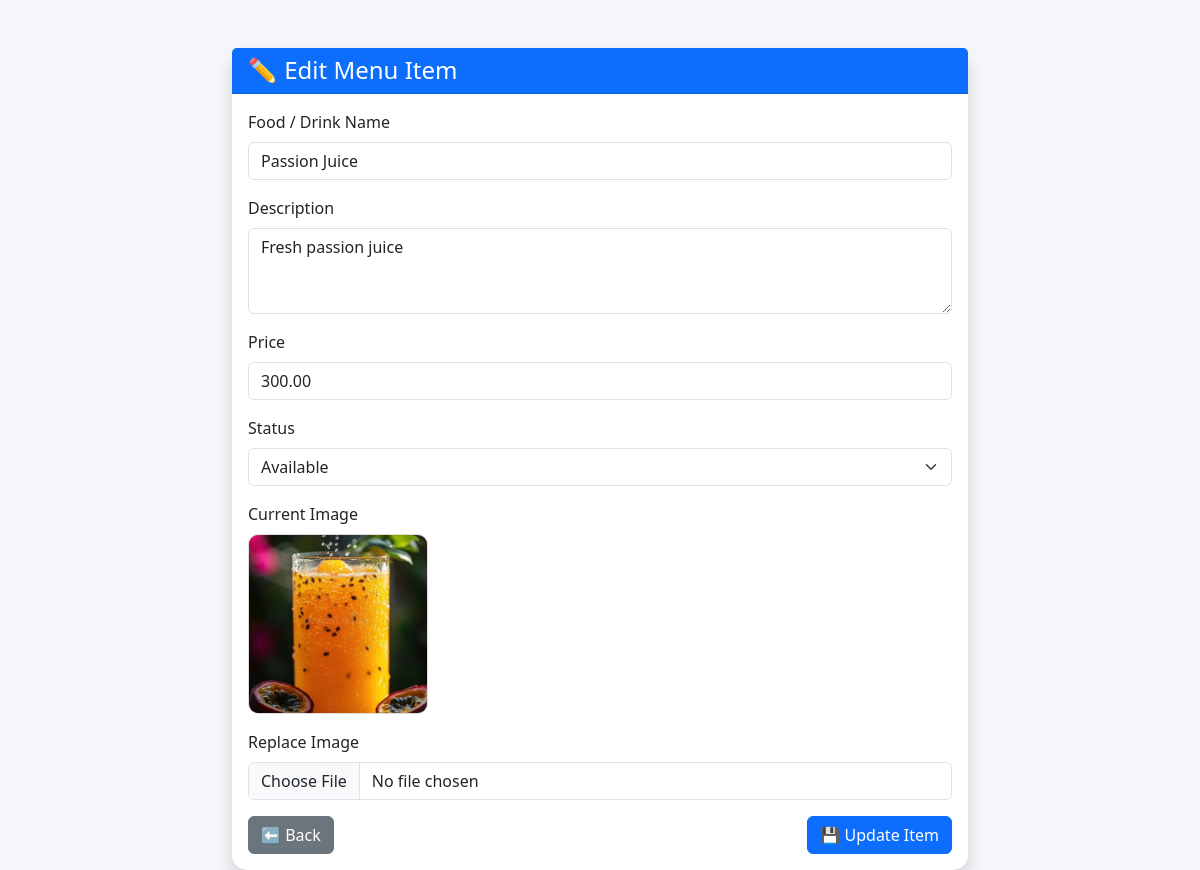
Page /admin/edit_item.php?id=2 (signed in) on the committed database.
### tables this page shows
CREATE TABLE `menu_items` (
  `item_id` int(11) NOT NULL,
  `category_id` int(11) NOT NULL,
  `item_name` varchar(100) NOT NULL,
  `description` text DEFAULT NULL,
  `price` decimal(10,2) NOT NULL,
  `image` varchar(255) DEFAULT NULL,
  `status` enum('available','unavailable') DEFAULT 'available'
);

### admin/edit_item.php (the view, shortened to what this page needs)
<?php
require '../config/db.php';
$id = (int)$_GET['id'];
$item = mysqli_fetch_assoc(
mysqli_query(
$conn,
"SELECT * FROM menu_items
WHERE item_id='$id'"
)
);
?>
<!DOCTYPE html>
<html>
<head>
<link href="https://cdn.jsdelivr.net/npm/bootstrap@5.3.3/dist/css/bootstrap.min.css"
rel="stylesheet">
</head>
<body>
<div class="container mt-5">
<div class="row justify-content-center">
<div class="col-md-8">
<div class="card shadow">
<div class="card-header bg-primary text-white">
<h4 class="mb-0">
✏ Edit Menu Item
</h4>
</div>
<div class="card-body">
<form
method="POST"
enctype="multipart/form-data">
<div class="mb-3">
<label class="form-label">
Food / Drink Name
</label>
<input
type="text"
name="item_name"
class="form-control"
value="<?php echo $item['item_name']; ?>"
required>
</div>
<div class="mb-3">
<label class="form-label">
Description
</label>
<textarea
name="description"
class="form-control"
rows="3"
required><?php echo $item['description']; ?></textarea>
</div>
<div class="mb-3">
<label class="form-label">
Price
</label>
<input
type="number"
name="price"
class="form-control"
value="<?php echo $item['price']; ?>"
required>
</div>
<div class="mb-3">
<label class="form-label">
Status
</label>
<select
name="status"
class="form-select">
<option
value="available"
<?php
if($item['status']=="available")
echo "selected";
?>>
Available
</option>
</select>
</div>
<div class="mb-3">
<label class="form-label">
Current Image
</label>
<br>
<img
id="preview"
src="../assets/images/<?php echo $item['image']; ?>"
class="preview">
</div>
<div class="mb-3">
<label class="form-label">
Replace Image
</label>
<input
type="file"
name="image"
class="form-control"
accept="image/*"
onchange="loadPreview(event)">
</div>
<div class="d-flex justify-content-between">
<a
href="menu_items.php"
class="btn btn-secondary">
⬅ Back
</a>
<button
type="submit"
name="update"
class="btn btn-primary">
💾 Update Item
</button>
</div>
</form>
</div>
</div>
</div>
</div>
</div>
</body>
</html>

### admin/edit_item.php (style rules this page uses)
body { background:#f4f6f9; }
.card { border:none; border-radius:15px; }
.preview { width:180px; height:180px; object-fit:cover; border-radius:10px; border:1px solid #ddd; }

### rows in the picture
menu_items: item_name "Passion Juice", description "Fresh passion juice", price "300.00", status "Available", image (picture)
